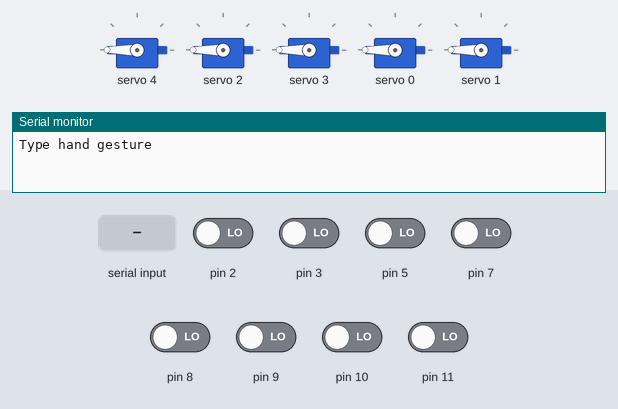
Simulated run of this sketch. Board: Arduino Uno, built with avr-gcc and run on an emulated ATmega328P. Shown: 5 × servo, the last lines printed to the serial monitor. The inputs (shaded band) are chosen by the test bench; at power-on: pin 2, pin 3, pin 5, pin 7–11 LOW.

Above: at 1.2 s.
1.3 s: pin 8 driven HIGH
At 3.84 s:
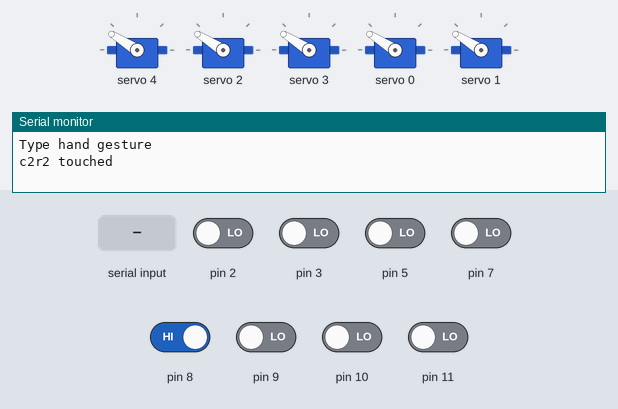
At 4.45 s:
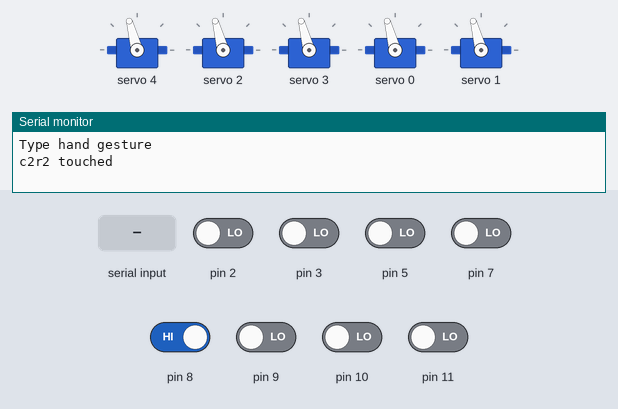
4.6 s: pin 2 driven HIGH
At 6.4 s:
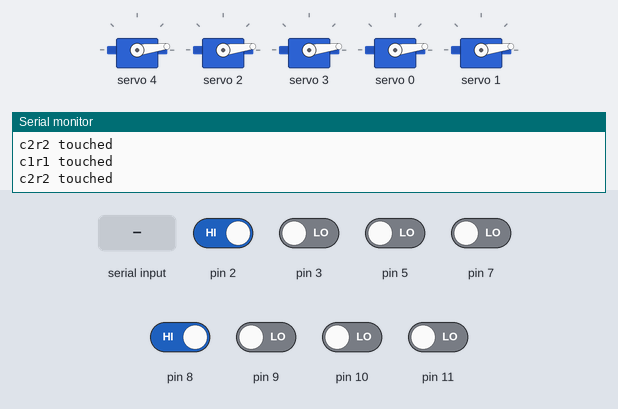
7.9 s: pin 3 driven HIGH
At 8.25 s:
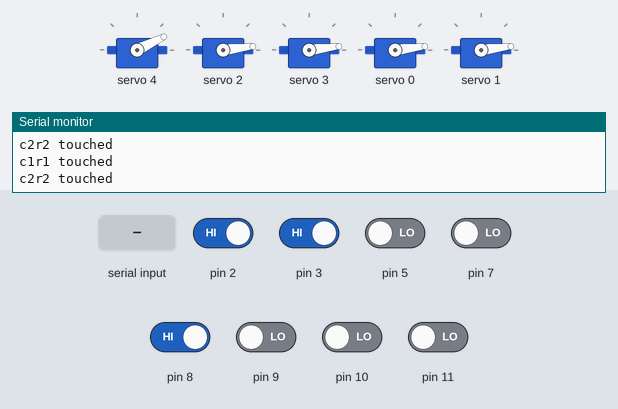
11.2 s: pin 5 driven HIGH
14.5 s: "1\n" received over Serial
17.8 s: pin 9 driven HIGH
Timing chart, 0 to 24.1 s (numbered marks = the images above; inputs shaded):
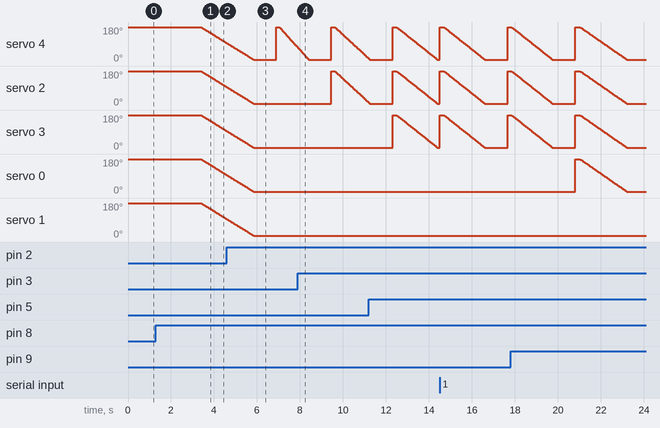

The sketch:

hand_v3.ino
```cpp
#include <Wire.h>
#include <Adafruit_PWMServoDriver.h>
Adafruit_PWMServoDriver pwm = Adafruit_PWMServoDriver(0x40);

#define SERVOMIN  125 // This is the 'minimum' pulse length count (out of 4096) 150
#define SERVOMAX  525 // This is the 'maximum' pulse length count (out of 4096) 550
#define SERVO_FREQ 50 // Analog servos run at ~50 Hz updates

//servo driver pin
#define MIDDLE 0
#define THUMB 1
#define RING 2
#define INDEX 3
#define PINKY 4


//global variable to track position 0:open 1:close
int indexPos = 0;
int middlePos = 0;
int thumbPos = 0;
int ringPos = 0;
int pinkyPos = 0;

void setup() {
  // put your setup code here, to run once:

  pinMode(6, INPUT);
  pinMode(5, INPUT);


  Serial.begin(9600);
  pwm.begin();
  pwm.setPWMFreq(50);

  //initalize all servos open
  pwm.setPWM(PINKY, 0, SERVOMAX);
  pwm.setPWM(RING, 0, SERVOMAX);
  pwm.setPWM(INDEX, 0, SERVOMAX);
  pwm.setPWM(MIDDLE, 0, SERVOMAX);
  pwm.setPWM(THUMB, 0, SERVOMAX);


  Serial.println("Type hand gesture");


}

void loop() {
  // Wait for user input
  while (!Serial.available()) {
    // do nothing until user types something

    //testing touch sensor
    int c1r1 = digitalRead(2);
    int c2r1 = digitalRead(3);
    //int c3r1 = digitalRead(4);
    int c4r1 = digitalRead(5);
    //int c5r1 = digitalRead(6);
    int c3r2 = digitalRead(7);
    int c2r2 = digitalRead(8);
    int c3r1 = digitalRead(9);
    int c4r2 = digitalRead(10);
    int c5r1 = digitalRead(11);
    delay(50);

    // Check each touch input
    //top row
    if (c1r1 == 1) Serial.println("c1r1 touched");
    if (c2r1 == 1) Serial.println("c2r1 touched");
    if (c3r1 == 1) Serial.println("c3r1 touched");
    if (c4r1 == 1) Serial.println("c4r1 touched");
    if (c4r2 == 1) Serial.println("c4r2 touched");

    //bottom row
    if (c2r2 == 1) Serial.println("c2r2 touched");
    if (c3r2 == 1) Serial.println("c3r2 touched");
    if (c5r1 == 1) Serial.println("c5r1 touched");

    String input = Serial.readStringUntil('\n');
    input.trim(); // remove any whitespace or newline characters

    /***************FIRST ROW SENSORS********************/
    //each sensor controls one finger to open and close
    if(c1r1 == 1 && pinkyPos != 1){
      pwm.setPWM(PINKY, 0, SERVOMIN);
      pinkyPos = 1;
    }
    else if(c1r1 == 1 && pinkyPos == 1){
      pwm.setPWM(PINKY, 0, SERVOMAX);
      pinkyPos = 0;
    }

    if(c2r1 == 1 && ringPos != 1){
      pwm.setPWM(RING, 0, SERVOMIN);
      ringPos = 1;
    }
    else if(c2r1 == 1 && ringPos == 1){
      pwm.setPWM(RING, 0, SERVOMAX);
      ringPos = 0;
    }

    if(c3r1 == 1 && middlePos != 1){
      pwm.setPWM(MIDDLE, 0, SERVOMIN);
      middlePos = 1;
    }
    else if(c3r1 == 1 && middlePos == 1){
      pwm.setPWM(MIDDLE, 0, SERVOMAX);
      middlePos = 0;
    }

    if(c4r1 == 1 && indexPos != 1){
      pwm.setPWM(INDEX, 0, SERVOMIN);
      indexPos = 1;
    }
    else if(c4r1 == 1 && indexPos == 1){
      pwm.setPWM(INDEX, 0, SERVOMAX);
      indexPos = 0;
    }

    if(c5r1 == 1 && thumbPos != 1){
      pwm.setPWM(THUMB, 0, SERVOMIN);
      thumbPos = 1;
    }
    else if(c5r1 == 1 && thumbPos == 1){
      pwm.setPWM(THUMB, 0, SERVOMAX);
      thumbPos = 0;
    }

    /***************SECOND ROW SENSORS********************/
    if (c2r2 == 1){ // close fist
      for (uint16_t pulselen = SERVOMAX; pulselen > SERVOMIN; pulselen--) { //closing
        if (indexPos == 0){
          pwm.setPWM(INDEX, 0, pulselen);
        }
        if (middlePos == 0){
            pwm.setPWM(MIDDLE, 0, pulselen);
        }

        if (ringPos == 0){
            pwm.setPWM(RING, 0, pulselen);
        }

        if (pinkyPos == 0){
            pwm.setPWM(PINKY, 0, pulselen);
        }

        if (thumbPos == 0){
            pwm.setPWM(THUMB, 0, pulselen);
        }
        delay(3);
      }
      indexPos = middlePos = ringPos = pinkyPos = thumbPos = 1;
    }

    if (c3r2 == 1){ // open all
      for (uint16_t pulselen = SERVOMIN; pulselen < SERVOMAX; pulselen++) { //opening
        if (indexPos == 1){
            pwm.setPWM(INDEX, 0, pulselen);
        }

        if (middlePos == 1){
            pwm.setPWM(MIDDLE, 0, pulselen);
        }

        if (ringPos == 1){
            pwm.setPWM(RING, 0, pulselen);
        }

        if (pinkyPos == 1){
            pwm.setPWM(PINKY, 0, pulselen);
        }

        if (thumbPos == 1){
            pwm.setPWM(THUMB, 0, pulselen);
        }
        delay(3);
      }
      indexPos = middlePos = ringPos = pinkyPos = thumbPos = 0;
    }

    if (c4r2 == 1){ //peace sign
      for (uint16_t pulselen = SERVOMAX, pulseopp = SERVOMIN;
        pulselen > SERVOMIN && pulseopp < SERVOMAX;
        pulselen--, pulseopp++) {
        //closing
        if (thumbPos == 0) {
          pwm.setPWM(THUMB, 0, pulselen);
        }

        if (ringPos == 0) {
          pwm.setPWM(RING, 0, pulselen);
        }

        if (pinkyPos == 0) {
          pwm.setPWM(PINKY, 0, pulselen);
        }

        //opening
        if (middlePos == 1){
          pwm.setPWM(MIDDLE, 0, pulseopp);
        }

        if (indexPos == 1){
          pwm.setPWM(INDEX, 0, pulseopp);
        }
        delay(3);
      }
      indexPos = middlePos = 0;
      ringPos = pinkyPos = thumbPos = 1;
    }
  }
}
```

Measured:
- after the input at 1.3 s, servo 4, servo 2, servo 3, servo 0, servo 1: moves from 180° to 95° over 1.2 s, starting after 2.1 s
